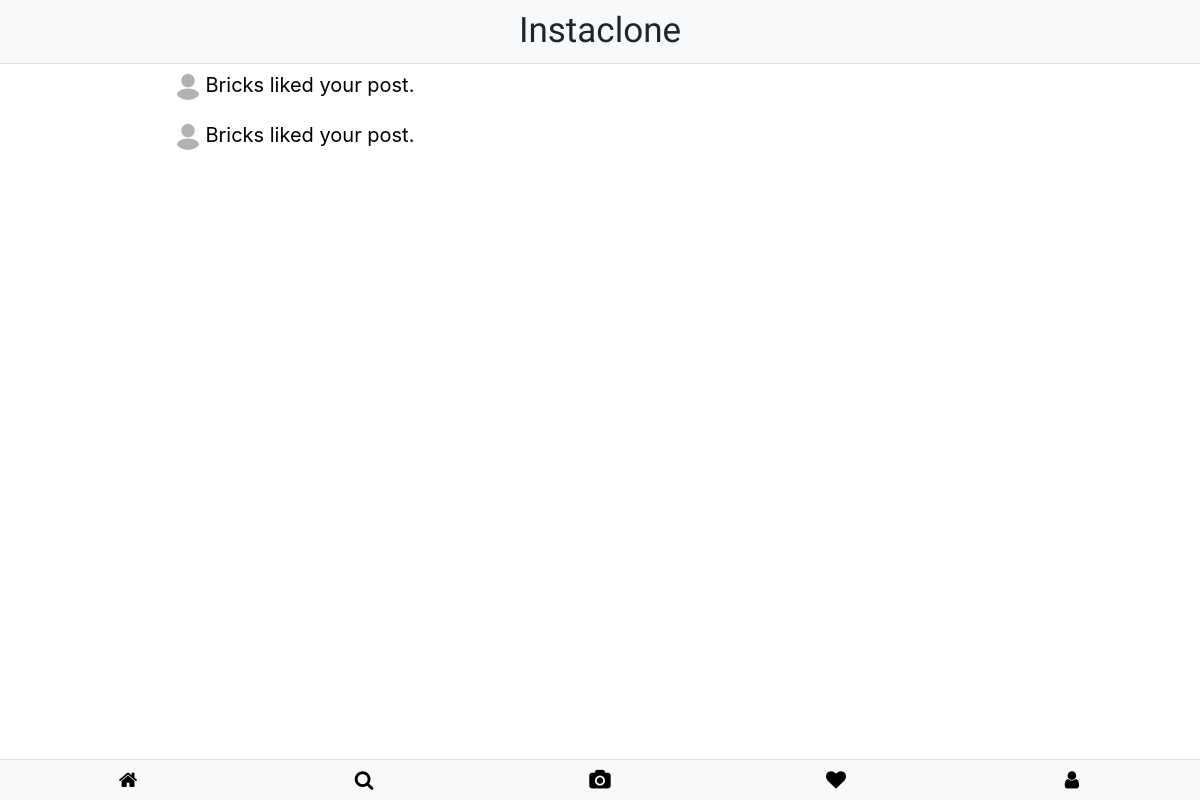
Before: /activity/ (signed in) with the older database file.
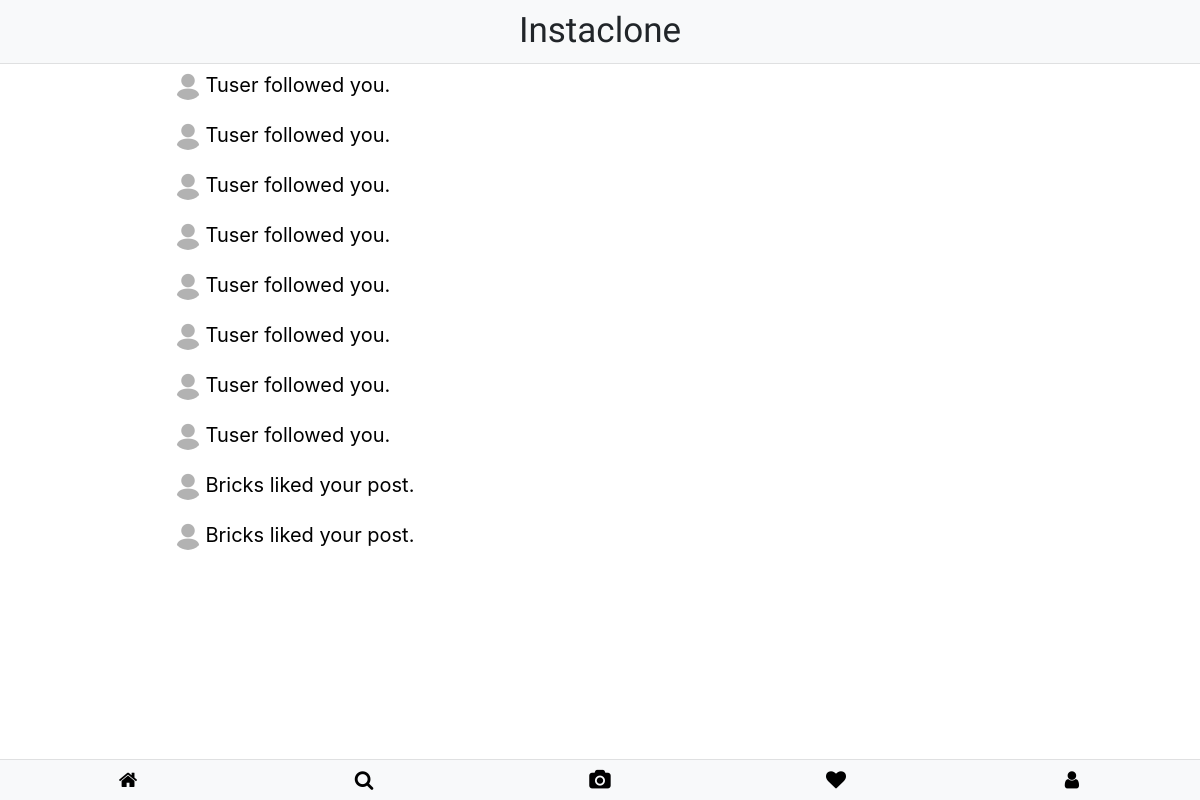
After: the same page with the newer database file.
### user_activity/models.py (models this page shows)
class Act(models.Model):
    to_user = models.ForeignKey(settings.AUTH_USER_MODEL, on_delete=models.CASCADE, related_name='reciving')
    from_user = models.ForeignKey(settings.AUTH_USER_MODEL, on_delete=models.CASCADE, related_name='acting')
    act = models.TextField()
    act_time = models.DateTimeField(default=timezone.now())
    def __str__(self):
        if self.act == 'followed':
            return f'{self.from_user} {self.act} you.'
        else:
            return f'{self.from_user} {self.act} your post.'

### accounts/models.py (models this page shows, shortened)
class MyUser(AbstractBaseUser):
	username = models.CharField(max_length=300,
								unique=True,
								validators = [RegexValidator(regex = USERNAME_REGEX,
															 message='Username must be alphanumeric or contain numbers.',
															 code='invalid_username')])
	email = models.EmailField(max_length=255, unique=True, verbose_name='Email Address')
	name = models.CharField(max_length=300, verbose_name="Full Name")
	bio = models.TextField(max_length=255,
						   verbose_name='Bio',
						   blank=True,
						   null=True)
	picture = models.ImageField(verbose_name='Profile Picture',
								blank=True,
								upload_to='profile_pic',
								default='/profile_pic/default.jpg')
	followers = models.ManyToManyField(settings.AUTH_USER_MODEL, blank=True, related_name='user_follower')
	following = models.ManyToManyField(settings.AUTH_USER_MODEL, blank=True, related_name='user_following')
	is_admin = models.BooleanField(default=False)
	is_staff = models.BooleanField(default=False)
	objects = MyUserManager()
	USERNAME_FIELD = 'username'
	REQUIRED_FIELDS = ['email', 'name']
	def __str__(self):
		return str(self.username)

### user_activity/views.py (the view)
# urls.py: path('activity/', views.activity, name='activity'),
def activity(request):
    activities = Act.objects.filter(to_user=request.user).order_by('-act_time')
    return render(request=request,
                  template_name='activity/activity.html',
                  context={'activites':activities})

### template/activity/activity.html (shortened to what this page needs)
{% extends "base.html" %}
{% load static i18n %}
{% block head %}<link rel="stylesheet" href="{% static 'css/home/home.css' %}">{% endblock %}
{% block nav %} <a class="navbar-link insta"><span>Instaclone</span></a> {% endblock %}
{% block content %}
{% if activites %}
    {% for activity in activites %}
        <a href="{% url 'accounts:detail' activity.from_user %}" class="act-a">
            <p class="e-activity">
                <img src="{{ activity.from_user.picture.url }}" class="act-im" align="left">
                {{ activity }}
            </p>
        </a>
    {% endfor %}
{% endif %}
{% endblock %}

Changed rows visible on the page:
added Act: from_user.picture (placeholder picture), act+from_user "Tuser followed you."
added Act: from_user.picture (placeholder picture), act+from_user "Tuser followed you."
added Act: from_user.picture (placeholder picture), act+from_user "Tuser followed you."
added Act: from_user.picture (placeholder picture), act+from_user "Tuser followed you."
added Act: from_user.picture (placeholder picture), act+from_user "Tuser followed you."
added Act: from_user.picture (placeholder picture), act+from_user "Tuser followed you."
added Act: from_user.picture (placeholder picture), act+from_user "Tuser followed you."
added Act: from_user.picture (placeholder picture), act+from_user "Tuser followed you."
